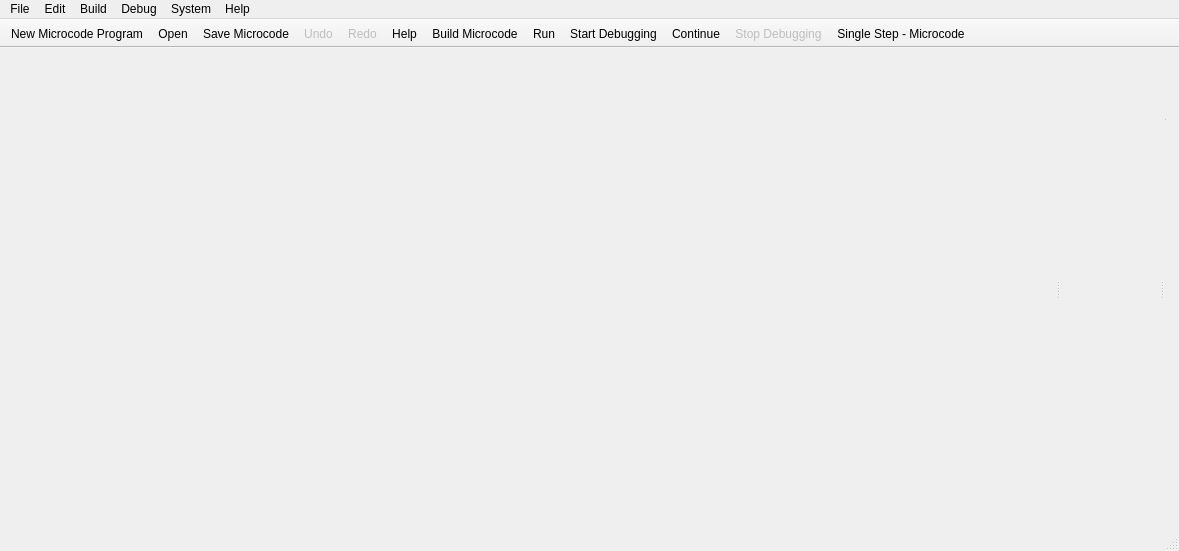
<?xml version="1.0" encoding="UTF-8"?>
<ui version="4.0">
 <class>MainWindow</class>
 <widget class="QMainWindow" name="MainWindow">
  <property name="geometry">
   <rect>
    <x>0</x>
    <y>0</y>
    <width>1179</width>
    <height>551</height>
   </rect>
  </property>
  <property name="sizePolicy">
   <sizepolicy hsizetype="Expanding" vsizetype="Expanding">
    <horstretch>0</horstretch>
    <verstretch>0</verstretch>
   </sizepolicy>
  </property>
  <property name="windowTitle">
   <string>Pep/9 CPU</string>
  </property>
  <property name="windowIcon">
   <iconset resource="pep9cpu-resources.qrc">
    <normaloff>:/images/Pep9cpu-icon.png</normaloff>:/images/Pep9cpu-icon.png</iconset>
  </property>
  <property name="unifiedTitleAndToolBarOnMac">
   <bool>true</bool>
  </property>
  <widget class="QWidget" name="centralWidget">
   <layout class="QGridLayout" name="gridLayout_3">
    <item row="1" column="1">
     <layout class="QGridLayout" name="gridLayout">
      <item row="0" column="0">
       <widget class="QSplitter" name="splitter_2">
        <property name="orientation">
         <enum>Qt::Horizontal</enum>
        </property>
        <widget class="MemoryDumpPane" name="memoryWidget" native="true">
         <property name="sizePolicy">
          <sizepolicy hsizetype="Preferred" vsizetype="Preferred">
           <horstretch>1</horstretch>
           <verstretch>8</verstretch>
          </sizepolicy>
         </property>
         <property name="minimumSize">
          <size>
           <width>150</width>
           <height>200</height>
          </size>
         </property>
        </widget>
        <widget class="CpuPane" name="cpuWidget" native="true">
         <property name="sizePolicy">
          <sizepolicy hsizetype="Preferred" vsizetype="Expanding">
           <horstretch>0</horstretch>
           <verstretch>0</verstretch>
          </sizepolicy>
         </property>
        </widget>
        <widget class="QSplitter" name="splitter">
         <property name="orientation">
          <enum>Qt::Vertical</enum>
         </property>
         <widget class="MicrocodePane" name="microcodeWidget" native="true"/>
         <widget class="MicroObjectCodePane" name="microobjectWidget" native="true">
          <property name="sizePolicy">
           <sizepolicy hsizetype="Preferred" vsizetype="Minimum">
            <horstretch>0</horstretch>
            <verstretch>0</verstretch>
           </sizepolicy>
          </property>
          <property name="minimumSize">
           <size>
            <width>0</width>
            <height>200</height>
           </size>
          </property>
         </widget>
        </widget>
       </widget>
      </item>
     </layout>
    </item>
   </layout>
  </widget>
  <widget class="QMenuBar" name="menuBar">
   <property name="geometry">
    <rect>
     <x>0</x>
     <y>0</y>
     <width>1179</width>
     <height>22</height>
    </rect>
   </property>
   <widget class="QMenu" name="menuFile">
    <property name="title">
     <string>File</string>
    </property>
    <addaction name="actionFile_New_Microcode"/>
    <addaction name="actionFile_Open"/>
    <addaction name="actionFile_Save_Microcode"/>
    <addaction name="actionFile_Save_Microcode_As"/>
    <addaction name="separator"/>
    <addaction name="separator"/>
    <addaction name="actionFile_Print_Microcode"/>
    <addaction name="separator"/>
    <addaction name="actionExit"/>
   </widget>
   <widget class="QMenu" name="menuEdit">
    <property name="title">
     <string>Edit</string>
    </property>
    <addaction name="actionEdit_Undo"/>
    <addaction name="actionEdit_Redo"/>
    <addaction name="separator"/>
    <addaction name="actionEdit_Cut"/>
    <addaction name="actionEdit_Copy"/>
    <addaction name="actionEdit_Paste"/>
    <addaction name="separator"/>
    <addaction name="actionEdit_Format_Microcode"/>
    <addaction name="actionEdit_Remove_Error_Microcode"/>
    <addaction name="actionEdit_UnComment_Line"/>
    <addaction name="separator"/>
    <addaction name="actionEdit_Font"/>
    <addaction name="actionEdit_Reset_font_to_Default"/>
   </widget>
   <widget class="QMenu" name="menuSystem">
    <property name="title">
     <string>System</string>
    </property>
    <addaction name="actionSystem_Clear_CPU"/>
    <addaction name="actionSystem_Clear_Memory"/>
    <addaction name="separator"/>
    <addaction name="actionSystem_One_Byte"/>
    <addaction name="actionSystem_Two_Byte"/>
   </widget>
   <widget class="QMenu" name="menuHelp">
    <property name="title">
     <string>Help</string>
    </property>
    <addaction name="actionHelp_UsingPep9CPU"/>
    <addaction name="actionHelp_InteractiveUse"/>
    <addaction name="actionHelp_MicrocodeUse"/>
    <addaction name="actionHelp_DebuggingUse"/>
    <addaction name="actionHelp_Pep9Reference"/>
    <addaction name="actionHelp_One_Byte_Examples"/>
    <addaction name="actionHelp_Two_Byte_Examples"/>
    <addaction name="separator"/>
    <addaction name="actionHelp_About_Pep9CPU"/>
    <addaction name="actionHelp_About_Qt"/>
   </widget>
   <widget class="QMenu" name="menuBuild">
    <property name="title">
     <string>Build</string>
    </property>
    <addaction name="actionBuild_Microcode"/>
    <addaction name="separator"/>
   </widget>
   <widget class="QMenu" name="menuDebug_2">
    <property name="title">
     <string>Debug</string>
    </property>
    <addaction name="actionBuild_Run"/>
    <addaction name="actionDebug_Start_Debugging"/>
    <addaction name="separator"/>
    <addaction name="actionDebug_Continue"/>
    <addaction name="actionDebug_Restart_Debugging"/>
    <addaction name="actionDebug_Stop_Debugging"/>
    <addaction name="separator"/>
    <addaction name="actionDebug_Single_Step_Microcode"/>
    <addaction name="separator"/>
    <addaction name="actionDebug_Remove_All_Microcode_Breakpoints"/>
   </widget>
   <addaction name="menuFile"/>
   <addaction name="menuEdit"/>
   <addaction name="menuBuild"/>
   <addaction name="menuDebug_2"/>
   <addaction name="menuSystem"/>
   <addaction name="menuHelp"/>
  </widget>
  <widget class="QToolBar" name="mainToolBar">
   <property name="enabled">
    <bool>true</bool>
   </property>
   <property name="windowTitle">
    <string>Main Toolbar</string>
   </property>
   <property name="movable">
    <bool>false</bool>
   </property>
   <property name="iconSize">
    <size>
     <width>32</width>
     <height>32</height>
    </size>
   </property>
   <property name="floatable">
    <bool>false</bool>
   </property>
   <attribute name="toolBarArea">
    <enum>TopToolBarArea</enum>
   </attribute>
   <attribute name="toolBarBreak">
    <bool>false</bool>
   </attribute>
   <addaction name="actionFile_New_Microcode"/>
   <addaction name="actionFile_Open"/>
   <addaction name="actionFile_Save_Microcode"/>
   <addaction name="actionEdit_Undo"/>
   <addaction name="actionEdit_Redo"/>
   <addaction name="actionHelp"/>
   <addaction name="actionBuild_Microcode"/>
   <addaction name="actionBuild_Run"/>
   <addaction name="actionDebug_Start_Debugging"/>
   <addaction name="actionDebug_Continue"/>
   <addaction name="actionDebug_Stop_Debugging"/>
   <addaction name="actionDebug_Single_Step_Microcode"/>
  </widget>
  <widget class="QToolBar" name="byteConverterToolBar">
   <property name="windowTitle">
    <string>Byte Converter</string>
   </property>
   <property name="movable">
    <bool>false</bool>
   </property>
   <property name="floatable">
    <bool>false</bool>
   </property>
   <attribute name="toolBarArea">
    <enum>TopToolBarArea</enum>
   </attribute>
   <attribute name="toolBarBreak">
    <bool>false</bool>
   </attribute>
  </widget>
  <widget class="QStatusBar" name="statusBar"/>
  <widget class="QToolBar" name="debugToolBar">
   <property name="windowTitle">
    <string>Debug Tools</string>
   </property>
   <property name="movable">
    <bool>false</bool>
   </property>
   <property name="iconSize">
    <size>
     <width>32</width>
     <height>32</height>
    </size>
   </property>
   <attribute name="toolBarArea">
    <enum>TopToolBarArea</enum>
   </attribute>
   <attribute name="toolBarBreak">
    <bool>false</bool>
   </attribute>
  </widget>
  <action name="actionFile_Open">
   <property name="icon">
    <iconset resource="../pep9common/pep9common-resources.qrc">
     <normaloff>:/images/open.png</normaloff>:/images/open.png</iconset>
   </property>
   <property name="text">
    <string>Open...</string>
   </property>
   <property name="shortcut">
    <string>Ctrl+O</string>
   </property>
   <property name="iconVisibleInMenu">
    <bool>false</bool>
   </property>
  </action>
  <action name="actionEdit_Undo">
   <property name="enabled">
    <bool>false</bool>
   </property>
   <property name="icon">
    <iconset resource="../pep9common/pep9common-resources.qrc">
     <normaloff>:/images/undo.png</normaloff>:/images/undo.png</iconset>
   </property>
   <property name="text">
    <string>Undo</string>
   </property>
   <property name="shortcut">
    <string>Ctrl+Z</string>
   </property>
   <property name="iconVisibleInMenu">
    <bool>true</bool>
   </property>
  </action>
  <action name="actionEdit_Redo">
   <property name="enabled">
    <bool>false</bool>
   </property>
   <property name="icon">
    <iconset resource="../pep9common/pep9common-resources.qrc">
     <normaloff>:/images/redo.png</normaloff>:/images/redo.png</iconset>
   </property>
   <property name="text">
    <string>Redo</string>
   </property>
   <property name="shortcut">
    <string>Ctrl+Y</string>
   </property>
   <property name="iconVisibleInMenu">
    <bool>true</bool>
   </property>
  </action>
  <action name="actionEdit_Cut">
   <property name="icon">
    <iconset resource="../pep9common/pep9common-resources.qrc">
     <normaloff>:/images/cut.png</normaloff>:/images/cut.png</iconset>
   </property>
   <property name="text">
    <string>Cut</string>
   </property>
   <property name="shortcut">
    <string>Ctrl+X</string>
   </property>
   <property name="iconVisibleInMenu">
    <bool>false</bool>
   </property>
  </action>
  <action name="actionEdit_Copy">
   <property name="icon">
    <iconset resource="../pep9common/pep9common-resources.qrc">
     <normaloff>:/images/copy.png</normaloff>:/images/copy.png</iconset>
   </property>
   <property name="text">
    <string>Copy</string>
   </property>
   <property name="shortcut">
    <string>Ctrl+C</string>
   </property>
   <property name="iconVisibleInMenu">
    <bool>false</bool>
   </property>
  </action>
  <action name="actionEdit_Paste">
   <property name="icon">
    <iconset resource="../pep9common/pep9common-resources.qrc">
     <normaloff>:/images/paste.png</normaloff>:/images/paste.png</iconset>
   </property>
   <property name="text">
    <string>Paste</string>
   </property>
   <property name="shortcut">
    <string>Ctrl+V</string>
   </property>
   <property name="iconVisibleInMenu">
    <bool>false</bool>
   </property>
  </action>
  <action name="actionEdit_Font">
   <property name="text">
    <string>Font...</string>
   </property>
   <property name="iconVisibleInMenu">
    <bool>false</bool>
   </property>
  </action>
  <action name="actionSystem_Clear_CPU">
   <property name="text">
    <string>Clear CPU</string>
   </property>
   <property name="iconVisibleInMenu">
    <bool>false</bool>
   </property>
  </action>
  <action name="actionSystem_Clear_Memory">
   <property name="text">
    <string>Clear Memory</string>
   </property>
   <property name="iconVisibleInMenu">
    <bool>false</bool>
   </property>
  </action>
  <action name="actionHelp_UsingPep9CPU">
   <property name="icon">
    <iconset resource="../pep9common/pep9common-resources.qrc">
     <normaloff>:/images/help.png</normaloff>:/images/help.png</iconset>
   </property>
   <property name="text">
    <string>Using Pep/9 CPU</string>
   </property>
   <property name="iconVisibleInMenu">
    <bool>false</bool>
   </property>
  </action>
  <action name="actionHelp_InteractiveUse">
   <property name="text">
    <string>Interactive Use</string>
   </property>
   <property name="iconVisibleInMenu">
    <bool>false</bool>
   </property>
  </action>
  <action name="actionBuild_Run">
   <property name="icon">
    <iconset resource="../pep9common/pep9common-resources.qrc">
     <normaloff>:/images/run.png</normaloff>:/images/run.png</iconset>
   </property>
   <property name="text">
    <string>Run</string>
   </property>
   <property name="shortcut">
    <string>Ctrl+R</string>
   </property>
   <property name="iconVisibleInMenu">
    <bool>true</bool>
   </property>
  </action>
  <action name="actionDebug_Start_Debugging">
   <property name="icon">
    <iconset resource="../pep9common/pep9common-resources.qrc">
     <normaloff>:/images/debugger_start.png</normaloff>:/images/debugger_start.png</iconset>
   </property>
   <property name="text">
    <string>Start Debugging</string>
   </property>
   <property name="shortcut">
    <string>Ctrl+D</string>
   </property>
   <property name="iconVisibleInMenu">
    <bool>true</bool>
   </property>
  </action>
  <action name="actionDebug_Stop_Debugging">
   <property name="enabled">
    <bool>false</bool>
   </property>
   <property name="icon">
    <iconset resource="../pep9common/pep9common-resources.qrc">
     <normaloff>:/images/stop.png</normaloff>:/images/stop.png</iconset>
   </property>
   <property name="text">
    <string>Stop Debugging</string>
   </property>
   <property name="shortcut">
    <string>Ctrl+.</string>
   </property>
   <property name="iconVisibleInMenu">
    <bool>true</bool>
   </property>
  </action>
  <action name="actionHelp">
   <property name="icon">
    <iconset resource="../pep9common/pep9common-resources.qrc">
     <normaloff>:/images/help.png</normaloff>:/images/help.png</iconset>
   </property>
   <property name="text">
    <string>Help</string>
   </property>
   <property name="shortcut">
    <string>F1</string>
   </property>
  </action>
  <action name="actionFile_Print_Microcode">
   <property name="text">
    <string>Print Microcode...</string>
   </property>
   <property name="shortcut">
    <string>Ctrl+P</string>
   </property>
  </action>
  <action name="actionHelp_About_Pep9CPU">
   <property name="text">
    <string>About Pep9CPU</string>
   </property>
   <property name="toolTip">
    <string>About Pep9CPU</string>
   </property>
  </action>
  <action name="actionHelp_About_Qt">
   <property name="text">
    <string>About Qt</string>
   </property>
  </action>
  <action name="actionEdit_UnComment_Line">
   <property name="text">
    <string>Un/Comment Line</string>
   </property>
   <property name="shortcut">
    <string>Ctrl+/</string>
   </property>
  </action>
  <action name="actionHelp_MicrocodeUse">
   <property name="text">
    <string>Microcode Use</string>
   </property>
  </action>
  <action name="actionHelp_DebuggingUse">
   <property name="text">
    <string>Debugging Use</string>
   </property>
  </action>
  <action name="actionHelp_Pep9Reference">
   <property name="text">
    <string>Pep/9 Reference</string>
   </property>
  </action>
  <action name="actionHelp_One_Byte_Examples">
   <property name="text">
    <string>One-Byte Examples</string>
   </property>
  </action>
  <action name="actionEdit_Reset_font_to_Default">
   <property name="text">
    <string>Reset Font to Default</string>
   </property>
   <property name="toolTip">
    <string>Reset Font to Default</string>
   </property>
  </action>
  <action name="actionBuild_Microcode">
   <property name="icon">
    <iconset resource="../pep9common/pep9common-resources.qrc">
     <normaloff>:/images/flash.svg</normaloff>:/images/flash.svg</iconset>
   </property>
   <property name="text">
    <string>Build Microcode</string>
   </property>
   <property name="toolTip">
    <string>Build Microcode</string>
   </property>
  </action>
  <action name="actionDebug_Single_Step_Microcode">
   <property name="icon">
    <iconset resource="../pep9common/pep9common-resources.qrc">
     <normaloff>:/images/debug_single_step_micro.png</normaloff>:/images/debug_single_step_micro.png</iconset>
   </property>
   <property name="text">
    <string>Single Step - Microcode</string>
   </property>
   <property name="shortcut">
    <string>Alt+Return</string>
   </property>
  </action>
  <action name="actionDebug_Restart_Debugging">
   <property name="icon">
    <iconset resource="../pep9common/pep9common-resources.qrc">
     <normaloff>:/images/debugger_restart.png</normaloff>:/images/debugger_restart.png</iconset>
   </property>
   <property name="text">
    <string>Restart Debugging</string>
   </property>
  </action>
  <action name="actionDebug_Continue">
   <property name="icon">
    <iconset resource="../pep9common/pep9common-resources.qrc">
     <normaloff>:/images/debugger_continue.png</normaloff>:/images/debugger_continue.png</iconset>
   </property>
   <property name="text">
    <string>Continue</string>
   </property>
  </action>
  <action name="actionFile_Save_Microcode_As">
   <property name="text">
    <string>Save Microcode As..</string>
   </property>
   <property name="shortcut">
    <string>Ctrl+Shift+S</string>
   </property>
  </action>
  <action name="actionFile_New_Microcode">
   <property name="icon">
    <iconset resource="../pep9common/pep9common-resources.qrc">
     <normaloff>:/images/new.png</normaloff>:/images/new.png</iconset>
   </property>
   <property name="text">
    <string>New Microcode Program</string>
   </property>
   <property name="shortcut">
    <string>Ctrl+N</string>
   </property>
  </action>
  <action name="actionFile_Save_Microcode">
   <property name="icon">
    <iconset resource="../pep9common/pep9common-resources.qrc">
     <normaloff>:/images/save.png</normaloff>:/images/save.png</iconset>
   </property>
   <property name="text">
    <string>Save Microcode</string>
   </property>
   <property name="shortcut">
    <string>Ctrl+S</string>
   </property>
  </action>
  <action name="actionExit">
   <property name="text">
    <string>Exit</string>
   </property>
  </action>
  <action name="actionDebug_Remove_All_Microcode_Breakpoints">
   <property name="text">
    <string>Remove All Microcode Breakpoints</string>
   </property>
  </action>
  <action name="actionSystem_One_Byte">
   <property name="checkable">
    <bool>true</bool>
   </property>
   <property name="checked">
    <bool>true</bool>
   </property>
   <property name="text">
    <string>One Byte Model</string>
   </property>
   <property name="shortcut">
    <string>Ctrl+1</string>
   </property>
  </action>
  <action name="actionSystem_Two_Byte">
   <property name="checkable">
    <bool>true</bool>
   </property>
   <property name="checked">
    <bool>false</bool>
   </property>
   <property name="text">
    <string>Two Byte Model</string>
   </property>
   <property name="shortcut">
    <string>Ctrl+2</string>
   </property>
  </action>
  <action name="actionEdit_Remove_Error_Microcode">
   <property name="text">
    <string>Remove Error Messages</string>
   </property>
  </action>
  <action name="actionEdit_Format_Microcode">
   <property name="text">
    <string>Format Microcode</string>
   </property>
   <property name="shortcut">
    <string>Ctrl+L</string>
   </property>
  </action>
  <action name="actionHelp_Two_Byte_Examples">
   <property name="text">
    <string>Two-Byte Examples</string>
   </property>
  </action>
 </widget>
 <layoutdefault spacing="6" margin="11"/>
 <customwidgets>
  <customwidget>
   <class>MemoryDumpPane</class>
   <extends>QWidget</extends>
   <header>memorydumppane.h</header>
   <container>1</container>
  </customwidget>
  <customwidget>
   <class>MicrocodePane</class>
   <extends>QWidget</extends>
   <header>microcodepane.h</header>
   <container>1</container>
  </customwidget>
  <customwidget>
   <class>MicroObjectCodePane</class>
   <extends>QWidget</extends>
   <header>microobjectcodepane.h</header>
   <container>1</container>
  </customwidget>
  <customwidget>
   <class>CpuPane</class>
   <extends>QWidget</extends>
   <header>cpupane.h</header>
   <container>1</container>
  </customwidget>
 </customwidgets>
 <resources>
  <include location="../pep9common/pep9common-resources.qrc"/>
  <include location="../pep9common/pep9common-resources.qrc"/>
  <include location="pep9cpu-resources.qrc"/>
  <include location="../pep9common/pep9common-resources.qrc"/>
  <include location="pep9cpu-resources.qrc"/>
 </resources>
 <connections>
  <connection>
   <sender>actionExit</sender>
   <signal>triggered(bool)</signal>
   <receiver>MainWindow</receiver>
   <slot>close()</slot>
   <hints>
    <hint type="sourcelabel">
     <x>-1</x>
     <y>-1</y>
    </hint>
    <hint type="destinationlabel">
     <x>517</x>
     <y>370</y>
    </hint>
   </hints>
  </connection>
 </connections>
 <slots>
  <signal>defaultFonts()</signal>
  <slot>on_actionEdit_Font_Default_triggered()</slot>
 </slots>
</ui>
